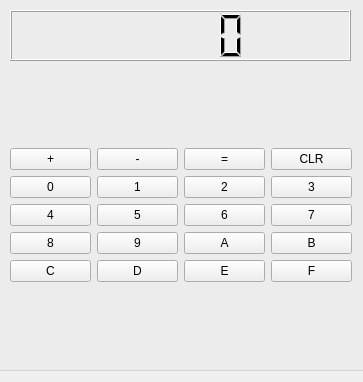
<?xml version="1.0" encoding="UTF-8"?>
<ui version="4.0">
 <class>Form</class>
 <widget class="QWidget" name="Form">
  <property name="geometry">
   <rect>
    <x>0</x>
    <y>0</y>
    <width>363</width>
    <height>382</height>
   </rect>
  </property>
  <property name="sizePolicy">
   <sizepolicy hsizetype="Preferred" vsizetype="Preferred">
    <horstretch>0</horstretch>
    <verstretch>0</verstretch>
   </sizepolicy>
  </property>
  <property name="minimumSize">
   <size>
    <width>363</width>
    <height>382</height>
   </size>
  </property>
  <property name="maximumSize">
   <size>
    <width>363</width>
    <height>383</height>
   </size>
  </property>
  <property name="windowTitle">
   <string>Calculator</string>
  </property>
  <widget class="QGroupBox" name="groupBox">
   <property name="geometry">
    <rect>
     <x>-20</x>
     <y>-30</y>
     <width>461</width>
     <height>401</height>
    </rect>
   </property>
   <property name="title">
    <string>GroupBox</string>
   </property>
   <widget class="QWidget" name="layoutWidget">
    <property name="geometry">
     <rect>
      <x>30</x>
      <y>90</y>
      <width>342</width>
      <height>311</height>
     </rect>
    </property>
    <layout class="QVBoxLayout" name="verticalLayout_3">
     <item>
      <layout class="QGridLayout" name="gridLayout">
       <item row="2" column="2">
        <widget class="QPushButton" name="pushButton_6">
         <property name="text">
          <string>6</string>
         </property>
        </widget>
       </item>
       <item row="4" column="3">
        <widget class="QPushButton" name="pushButton_F">
         <property name="text">
          <string>F</string>
         </property>
        </widget>
       </item>
       <item row="3" column="1">
        <widget class="QPushButton" name="pushButton_9">
         <property name="text">
          <string>9</string>
         </property>
        </widget>
       </item>
       <item row="4" column="1">
        <widget class="QPushButton" name="pushButton_D">
         <property name="text">
          <string>D</string>
         </property>
        </widget>
       </item>
       <item row="1" column="3">
        <widget class="QPushButton" name="pushButton_3">
         <property name="text">
          <string>3</string>
         </property>
        </widget>
       </item>
       <item row="1" column="0">
        <widget class="QPushButton" name="pushButton_0">
         <property name="text">
          <string>0</string>
         </property>
        </widget>
       </item>
       <item row="3" column="3">
        <widget class="QPushButton" name="pushButton_B">
         <property name="text">
          <string>B</string>
         </property>
        </widget>
       </item>
       <item row="1" column="1">
        <widget class="QPushButton" name="pushButton_1">
         <property name="text">
          <string>1</string>
         </property>
        </widget>
       </item>
       <item row="2" column="3">
        <widget class="QPushButton" name="pushButton_7">
         <property name="text">
          <string>7</string>
         </property>
        </widget>
       </item>
       <item row="3" column="2">
        <widget class="QPushButton" name="pushButton_A">
         <property name="text">
          <string>A</string>
         </property>
        </widget>
       </item>
       <item row="0" column="1">
        <widget class="QPushButton" name="pushButton_minus">
         <property name="text">
          <string>-</string>
         </property>
        </widget>
       </item>
       <item row="2" column="0">
        <widget class="QPushButton" name="pushButton_4">
         <property name="text">
          <string>4</string>
         </property>
        </widget>
       </item>
       <item row="4" column="2">
        <widget class="QPushButton" name="pushButton_E">
         <property name="text">
          <string>E</string>
         </property>
        </widget>
       </item>
       <item row="2" column="1">
        <widget class="QPushButton" name="pushButton_5">
         <property name="text">
          <string>5</string>
         </property>
        </widget>
       </item>
       <item row="1" column="2">
        <widget class="QPushButton" name="pushButton_2">
         <property name="text">
          <string>2</string>
         </property>
        </widget>
       </item>
       <item row="4" column="0">
        <widget class="QPushButton" name="pushButton_C">
         <property name="text">
          <string>C</string>
         </property>
        </widget>
       </item>
       <item row="0" column="2">
        <widget class="QPushButton" name="pushButton_equals">
         <property name="text">
          <string>=</string>
         </property>
        </widget>
       </item>
       <item row="0" column="0">
        <widget class="QPushButton" name="pushButton_plus">
         <property name="text">
          <string>+</string>
         </property>
        </widget>
       </item>
       <item row="3" column="0">
        <widget class="QPushButton" name="pushButton_8">
         <property name="text">
          <string>8</string>
         </property>
        </widget>
       </item>
       <item row="0" column="3">
        <widget class="QPushButton" name="pushButton_clear">
         <property name="text">
          <string>CLR</string>
         </property>
        </widget>
       </item>
      </layout>
     </item>
    </layout>
   </widget>
   <widget class="QWidget" name="layoutWidget">
    <property name="geometry">
     <rect>
      <x>30</x>
      <y>40</y>
      <width>341</width>
      <height>51</height>
     </rect>
    </property>
    <layout class="QHBoxLayout" name="horizontalLayout">
     <item>
      <widget class="QLCDNumber" name="LCDdisplay">
       <property name="smallDecimalPoint">
        <bool>false</bool>
       </property>
       <property name="digitCount">
        <number>5</number>
       </property>
       <property name="mode">
        <enum>QLCDNumber::Hex</enum>
       </property>
      </widget>
     </item>
    </layout>
   </widget>
  </widget>
 </widget>
 <resources/>
 <connections/>
</ui>
